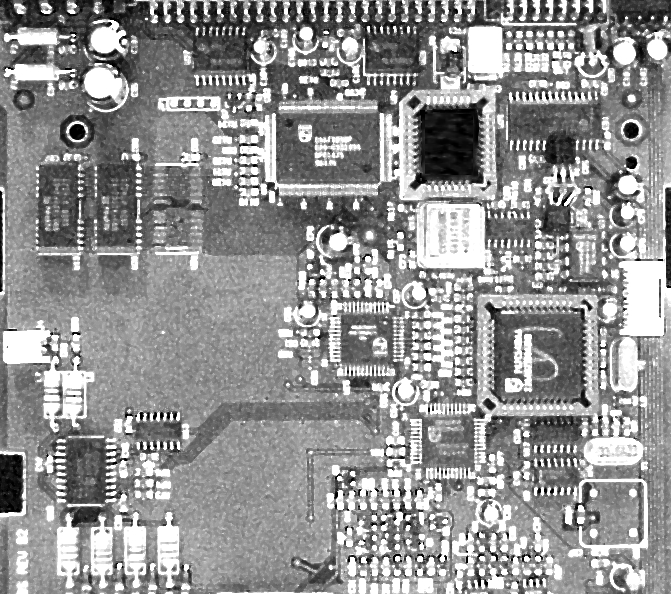
%> input picture practica_0/Fig1.14(a).jpg, 671 x 594 px
$ octave ej2.m   (GNU Octave 9; MATLAB toolbox functions it lacks are replaced by stand-ins)
%> lines starting %> are read from the running program, lines starting %| are printed output that depends on the picture
% [34 lines of commented-out code are left out]

%% 2.b)
I0=imread('Fig1.14(a).jpg');
%> I0 is the input picture: size 594x671 uint8; min 0, max 255, mean 146.4
I=im2double(I0);

% Aplicar la transformada de Fourier a la imagen original
F=fft2(I);

% Definir el filtro de movimiento
long=100;
ang=135;
h=fspecial('motion',long,ang);
[M,N]=size(I);
%> M = 594; N = 671

% Aplicar la transformada de Fourier al filtro de movimiento
H=fft2(h,M,N);

% Filtrar la imagen en el dominio de la frecuencia
G=H.*F;
I1=real(ifft2(G));
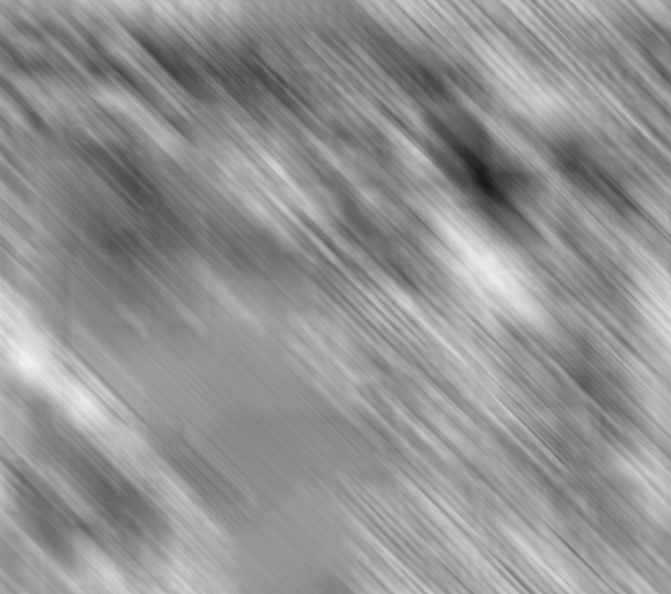
%> I1: size 594x671 double; min 0.0951, max 0.948, mean 0.574
figure,imshow(I1)

% Añadir ruido gaussiano a la imagen filtrada
ruido=0.1*randn(size(I));
B=I1+ruido;
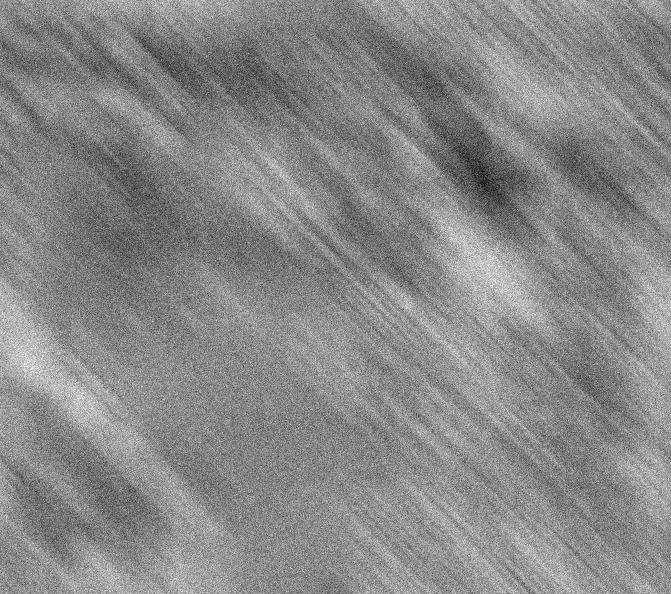
%> B: size 594x671 double; min -0.179, max 1.22, mean 0.574; drawn with min black and max white
figure,imshow(B)

% Aplicar la transformada de Fourier a la imagen con ruido
F2=fft2(B);

% Restaurar la imagen usando un filtro inverso
HR=(1./H);
G_rest=HR.*F2;
I1=real(ifft2(G_rest));
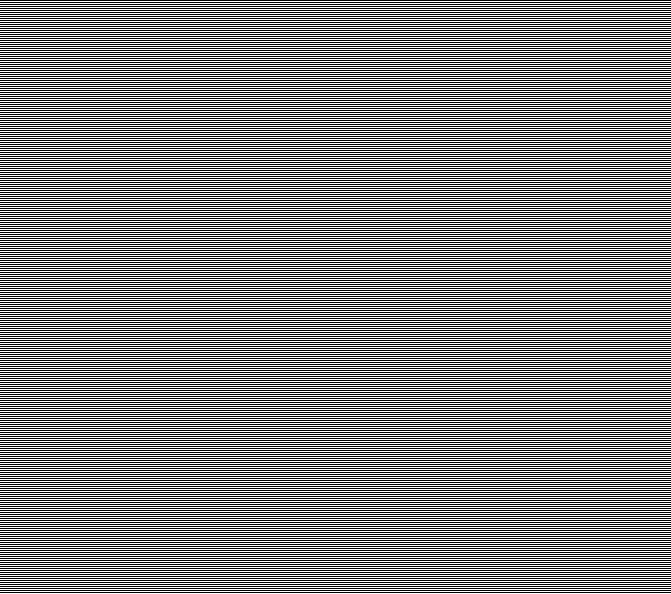
%> I1: size 594x671 double; min -2.39e+14, max 2.39e+14, mean 0.6; drawn with min black and max white
figure,imshow(I1)

$ run again, with practica_0/Fig11.21(a).jpg copied over practica_0/Fig1.14(a).jpg
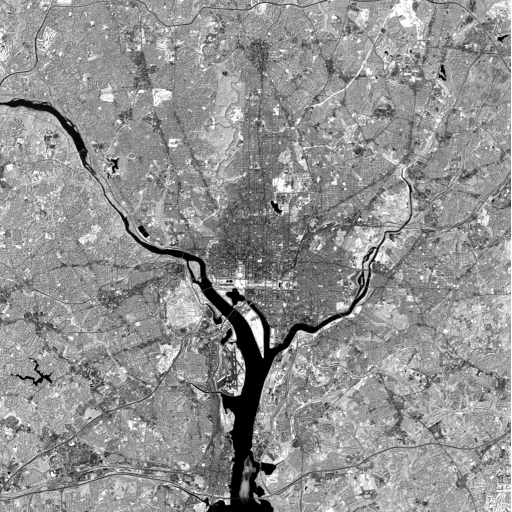
%> input picture practica_0/Fig11.21(a).jpg, 512 x 512 px
%> I0 is the input picture: size 512x512 uint8; min 0, max 255, mean 145.7
%> `B=I1+ruido;`:
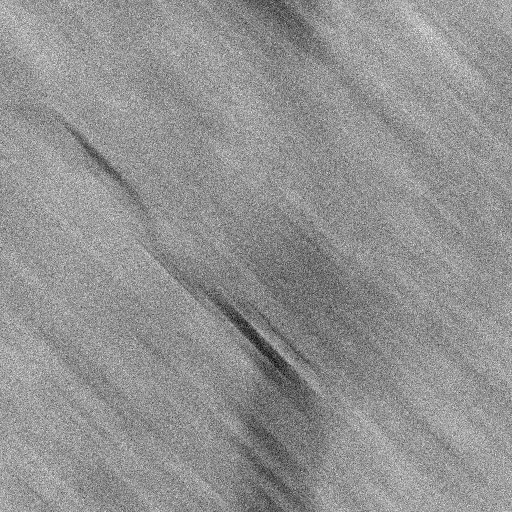
%> B: size 512x512 double; min -0.165, max 1.12, mean 0.571; drawn with min black and max white
%> `imshow(I1)`:
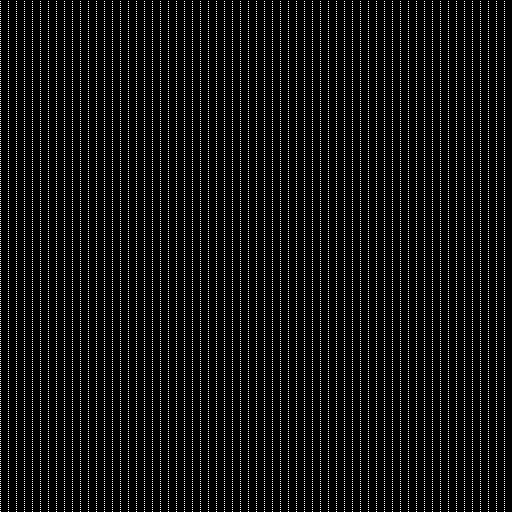
%> displayed picture: size 512x512, on the screen's scale of 0 to 255; 6.2% white in thin lines or dots

$ run again, with practica_0/Fig3.04(a).jpg copied over practica_0/Fig1.14(a).jpg
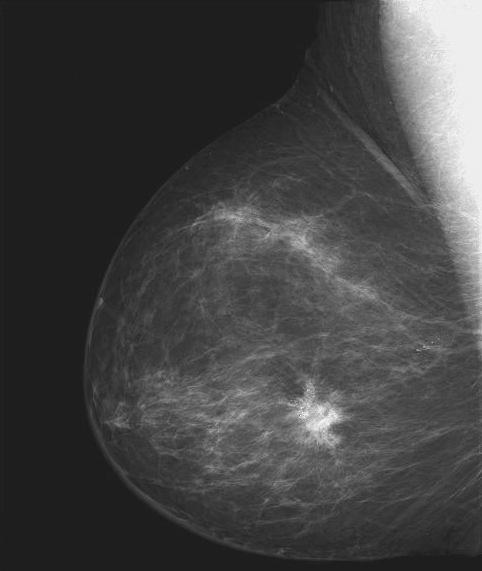
%> input picture practica_0/Fig3.04(a).jpg, 482 x 571 px
%> I0 is the input picture: size 571x482 uint8; min 21, max 255, mean 66.7
%> `B=I1+ruido;`:
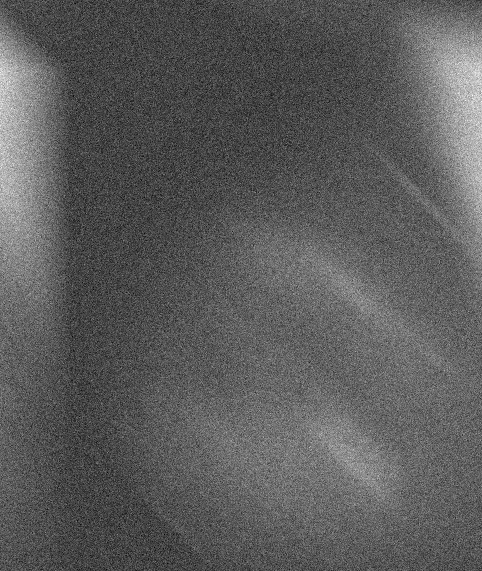
%> B: size 571x482 double; min -0.297, max 1.25, mean 0.261; drawn with min black and max white
%> `imshow(B)`:
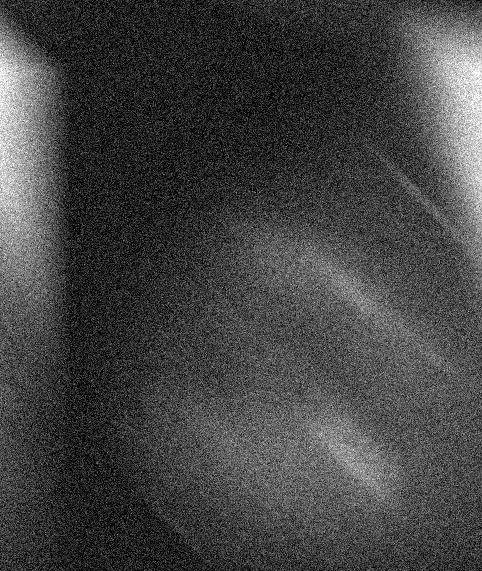
%> displayed picture: size 571x482, on the screen's scale of 0 to 255; min 0, max 255, mean 67.1
